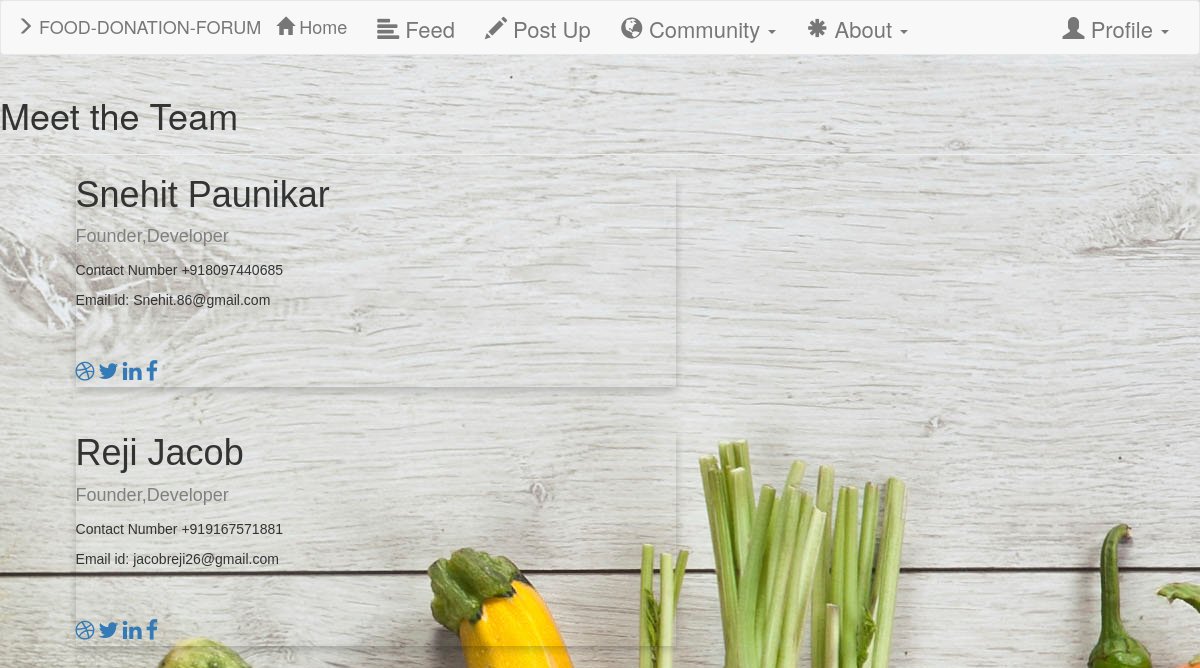
The page /developers/ on the database as committed earlier.
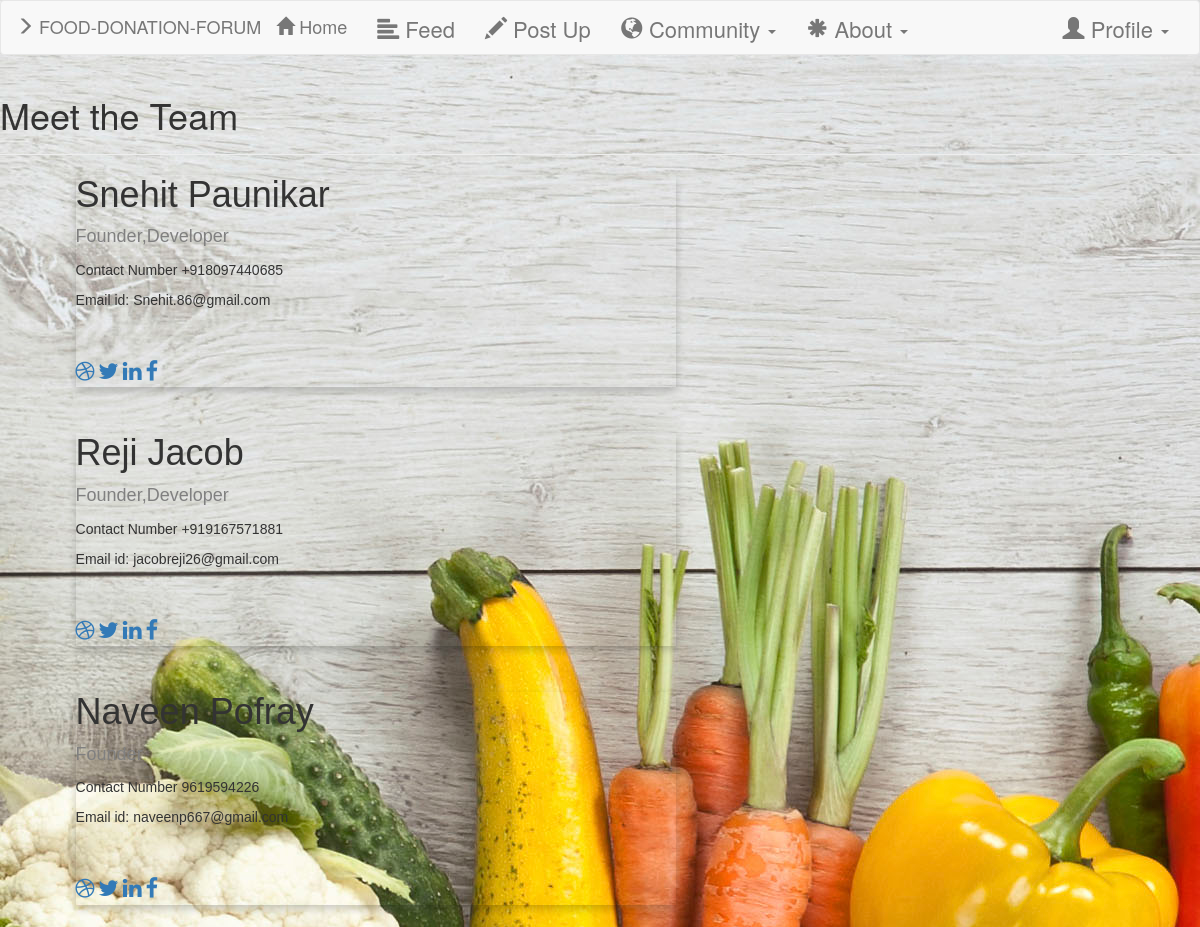
The same page on the database as committed later.
### Devs/models.py (models this page shows, shortened)
class developers(models.Model):
    name = models.CharField(max_length=250)
    contact_num = models.CharField(max_length=250)
    email = models.CharField(max_length=500)
    Designation = models.CharField(max_length=500)
    photo = models.CharField(max_length=1000)

### Devs/views.py (the view)
# urls.py: url(r'^developers/$',views.index,name='developers'),
def index(request):
    all_developers = developers.objects.all()
    context = {'all_developers' : all_developers}
    return render(request,'index.html',context)

### templates/index.html
{% extends 'base.html' %}
{% block body %}
<div>
  <div class="page-header">
    <h1>Meet the Team </h1>
</div>
{% for developers in all_developers %}
<div class="card">
  <h1>{{developers.name}}</h1>
  <p class="title">{{developers.Designation}}</p>
  <p>Contact Number {{developers.contact_num}}</p>
  <p>Email id: {{developers.email}}</p>
  <div style="margin: 46px 0;">
    <a href="#"><i class="fa fa-dribbble"></i></a>
    <a href="#"><i class="fa fa-twitter"></i></a>
    <a href="#"><i class="fa fa-linkedin"></i></a>
    <a href="#"><i class="fa fa-facebook"></i></a>
 </div>
</div>
{% endfor %}
</div>
{% endblock %}

Rows that differ between the two databases and show on the page:
added developers: name "Naveen Pofray", Designation "Founder", contact_num "9619594226", email "naveenp667@gmail.com"
